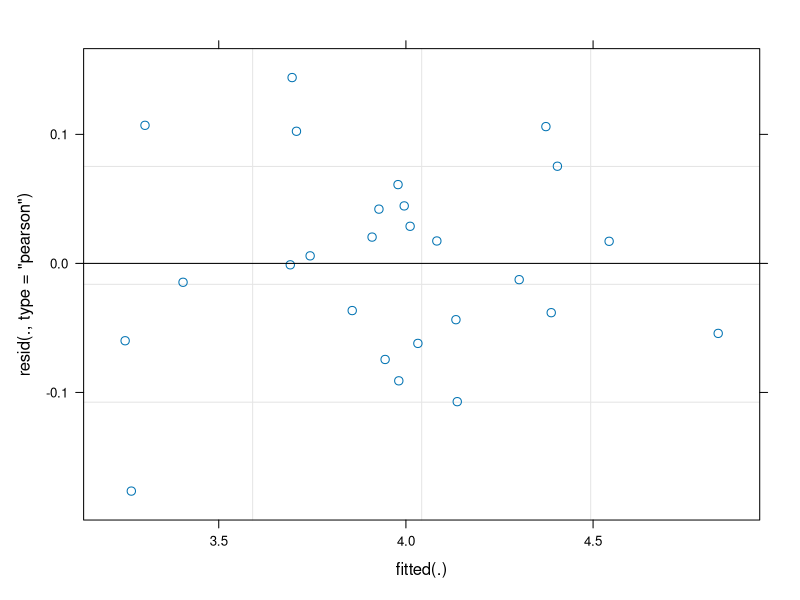
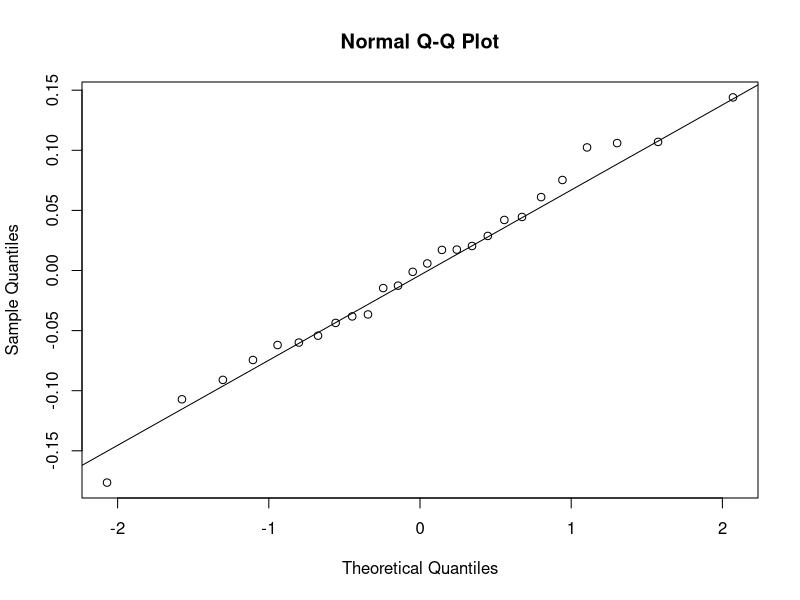
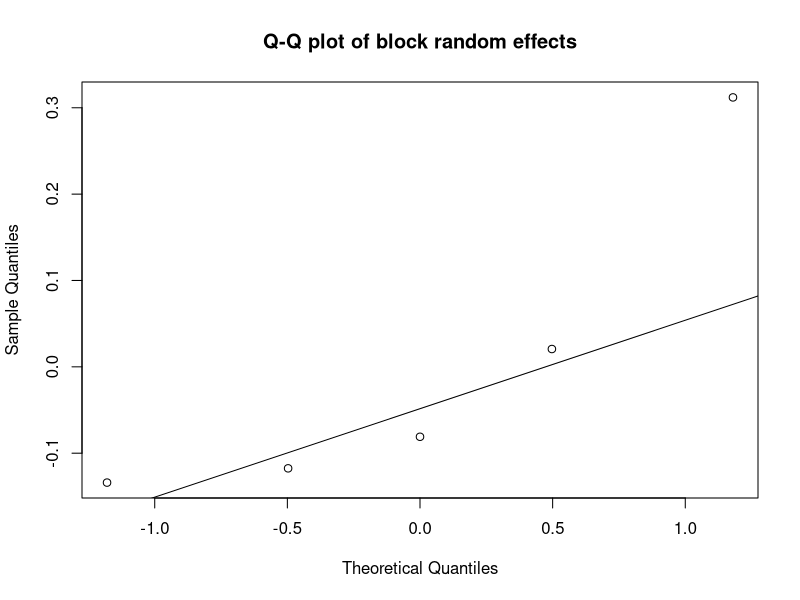

These charts were generated, in order, by the following R code:
## ---- chunk 1
datamm <- read.csv("rbd_mixed_model_missing_data.csv")

head(datamm)
## ---- chunk 2
datamm$block     <- as.factor(datamm$block)
datamm$treatment <- as.factor(datamm$treatment)
## ---- chunk 3
colSums(is.na(datamm))

# Which rows are missing?
datamm[is.na(datamm$yield_t_ha), ]
## ---- chunk 4
datamm_obs <- na.omit(datamm)

nrow(datamm)
nrow(datamm_obs)
## ---- chunk 5
tapply(datamm_obs$yield_t_ha, datamm_obs$treatment, mean)
## ---- chunk 6
library(lme4)
library(lmerTest)

model_mm <- lmer(
  yield_t_ha ~ treatment + (1 | block),
  data = datamm_obs
)

summary(model_mm)
## ---- chunk 7
isSingular(model_mm)
## ---- chunk 8
plot(model_mm)
## ---- chunk 9
qqnorm(resid(model_mm))
qqline(resid(model_mm))

shapiro.test(resid(model_mm))
## ---- chunk 10
library(car)

leveneTest(resid(model_mm) ~ datamm_obs$treatment)
## ---- chunk 11
re_block <- ranef(model_mm)$block[, 1]

qqnorm(re_block, main = "Q-Q plot of block random effects")
qqline(re_block)
## ---- chunk 12
anova(model_mm)
## ---- chunk 13
vc <- as.data.frame(VarCorr(model_mm))
vc

var_block <- vc$vcov[vc$grp == "block"]
var_resid <- vc$vcov[vc$grp == "Residual"]

# Intraclass correlation (ICC)
var_block / (var_block + var_resid)
## ---- chunk 14
library(emmeans)

emm_mm <- emmeans(model_mm, pairwise ~ treatment, adjust = "tukey")
emm_mm
## ---- chunk 15
library(multcomp)
library(multcompView)

multcomp::cld(emm_mm$emmeans, adjust = "tukey", Letters = letters)
## ---- chunk 16
raw_means <- tapply(datamm_obs$yield_t_ha, datamm_obs$treatment, mean)
adj_means <- summary(emm_mm$emmeans)

data.frame(
  treatment = adj_means$treatment,
  raw_mean = as.numeric(raw_means[as.character(adj_means$treatment)]),
  adjusted_mean = adj_means$emmean
)
